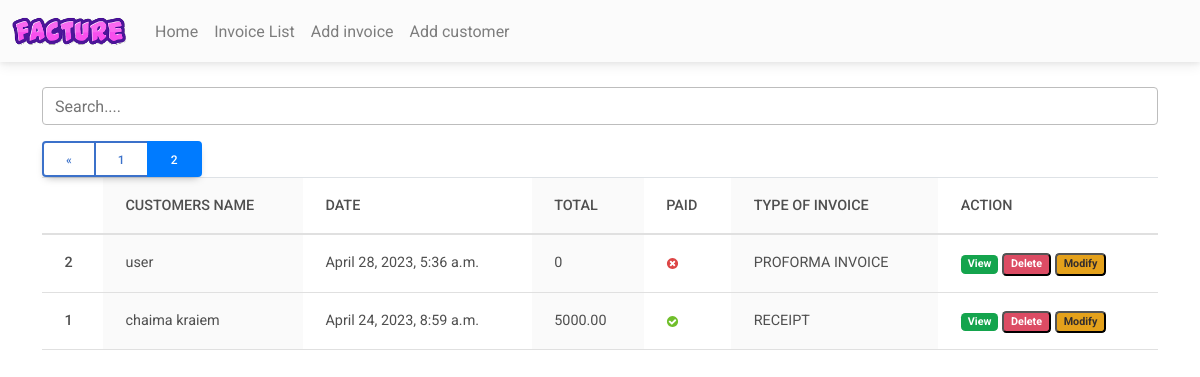
The app's page /facture/?page=2 (signed in) with its own data.
### Fact_app/models.py (models this page shows, shortened)
class Invoice(models.Model):
    INVOICE_TYPE = (
        ('R', _('RECEIPT')),
        ('P', _('PROFORMA INVOICE')),
        ('I', _('INVOICE'))
    )
    customer = models.ForeignKey(Customer, on_delete=models.PROTECT)
    save_by = models.ForeignKey(User, on_delete=models.PROTECT)
    invoice_date_time = models.DateTimeField(auto_now_add=True)
    total = models.DecimalField(max_digits=10000, decimal_places=2)
    last_updated_date = models.DateTimeField(null=True, blank=True)
    paid  = models.BooleanField(default=False)
    invoice_type = models.CharField(max_length=1, choices=INVOICE_TYPE)
    comments = models.TextField(null=True, max_length=1000, blank=True)
    class Meta:
        verbose_name = "Invoice"
        verbose_name_plural = "Invoices"
    @property
    def get_total(self):
        articles = self.article_set.all()
        total = sum(article.get_total for article in articles)
        return total

class Customer(models.Model):
    SEX_TYPES = [
        ('M', _('Male')),
        ('F', _('Feminine'))
    ]
    name = models.CharField(max_length=32)
    email = models.EmailField()
    phone = models.CharField(max_length=8)
    address = models.CharField(max_length=64)
    sex = models.CharField(max_length=1, choices=SEX_TYPES)
    age = models.CharField(max_length=12)
    city = models.CharField(max_length=32)
    created_date = models.DateTimeField(auto_now_add=True)
    save_by = models.ForeignKey(User, on_delete=models.PROTECT)
    class Meta:
        verbose_name = "Customer"
        verbose_name_plural = "Customers"

class Article(models.Model):
    invoice = models.ForeignKey(Invoice, on_delete=models.CASCADE)
    name = models.CharField(max_length=32)
    quantity = models.IntegerField()
    unit_price = models.DecimalField(max_digits=1000, decimal_places=2)
    total = models.DecimalField(max_digits=1000, decimal_places=2)
    class Meta:
        verbose_name = 'Article'
        verbose_name_plural = 'Articles'
    @property
    def get_total(self):
        total = self.quantity * self.unit_price
        return total

### Fact_app/views.py (the view, shortened to what this page needs)
# urls.py: path('facture/',views.FactureView.as_view(),name='FactureView'),
class FactureView(LoginRequiredSuperuserMixim,View):
    templates_name = 'index.html'
    invoices = Invoice.objects.select_related('customer', 'save_by').all().order_by('-invoice_date_time')
    context = {
        'invoices': invoices
    }
    def get(self, request, *args, **kwags):
        items = pagination(request, self.invoices)
        self.context['invoices'] = items
        return render(request, self.templates_name, self.context)

### Fact_app/utils.py (called while the page is built)
def pagination(request, invoices):
        default_page = 1
        page = request.GET.get('page', default_page)
        items_per_page = 5
        paginator = Paginator(invoices, items_per_page)
        try:
            items_page = paginator.page(page)
        except PageNotAnInteger:
            items_page = paginator.page(default_page)
        except EmptyPage:
            items_page = paginator.page(paginator.num_pages)
        return items_page

### templates/index.html (shortened to what this page needs)
{% extends "base.html" %}
{% load static %}
{% load i18n %}
{% block content %}
<div class="form-group ">
   <input id="search" class="form-control" type="text" placeholder="Search....">
</div>
<div>
   <table class="table table-striped-columns">
      <thead>
         <tr>
            <th scope="col"></th>
            <th scope="col">CUSTOMERS NAME</th>
            <th scope="col">DATE</th>
            <th scope="col">TOTAL</th>
            <th scope="col">PAID</th>
            <th scope="col">TYPE OF INVOICE</th>
            <th scope="col">ACTION</th>
         </tr>
      </thead>
      <tbody id="myTable">
         {% if invoices %}
         {% for facture in invoices %}
         <tr>
            <th scope="row">{{ facture.pk }}</th>
            <td>{{facture.customer.name}}</td>
            <td>{{facture.invoice_date_time}}</td>
            <td>{{ facture.get_total }}</td>
            <td>
               {% if facture.paid %}
               <img src="{% static 'images/icon-yes.svg' %}" alt="True">
               {% else %}
               <img src="{% static 'images/icon-no.svg' %}" alt="False">
               {% endif %}
            </td>
            <td>{{facture.get_invoice_type_display }}</td>
            <td>
               <a href="{% url 'view-invoice' pk=facture.pk %}" title="Detail" class="badge text-white bg-success">{% trans 'View' %}</a>
               <button id="btn-invoice-sup" type="button" data-toggle="modal" data-target="#supprimer"
                  class="badge text-white bg-danger" title="Supprimer" data-id="{{ facture.pk }}"
                  data-customer="{{facture.customer.name}}">{% trans 'Delete' %}
               </button>
               <button id="btn-invoice-mod" type="button" data-toggle="modal" title="Modifier" data-target="#modifier"
                  data-id="{{facture.pk}}" data-customer="{{facture.customer.name}}"
                  class="badge text-dark bg-warning"> {% trans 'Modify'  %}
               </button>
            </td>
         </tr>
         {% endfor %}
         {% if invoices.has_other_pages %}
         <div class="btn-group" role="group" aria-label="Item pagination">
            {% if invoices.has_previous %}
            <a href="?page={{ invoices.previous_page_number }}" class="btn btn-outline-primary">&laquo;</a>
            {% endif %}
            {% for page_number in invoices.paginator.page_range %}
               {% if invoices.number == page_number %}
                  <button class="btn btn-outline-primary active">
                     <span> {{page_number}} <span class="sr-only">(current)</span></span>
                  </button>
                  {% else %}
                     <a href="?page={{page_number}}" class="btn btn-outline-primary">
                        {{ page_number }}
                     </a>
               {% endif %}
            {% endfor %}
         </div>
         {% endif %}
         {% else %}
         <p class="text-center text-white">No invoice found.</p>
         {% endif %}
      </tbody>
   </table>
</div>
<br><br>
{% endblock %}

### records on screen
Invoice: pk "2", customer.name "user", invoice_date_time "April 28, 2023, 5:36 a.m.", get_total "0", paid False (drawn), invoice_type "PROFORMA INVOICE"
Invoice: pk "1", customer.name "chaima kraiem", invoice_date_time "April 24, 2023, 8:59 a.m.", get_total "5000.00", paid True (drawn), invoice_type "RECEIPT"

### other values on screen
{{ page_number }} "1"
{{ page_number }} "2"
